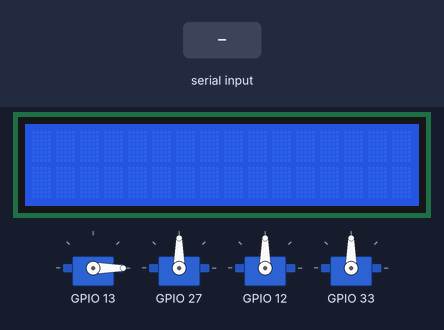
The sketch below on a simulated ESP32. Parts: 16×2 character LCD, 4 × servo. The inputs (shaded band) are chosen by the test bench.

Above: at 1.2 s.
1.3 s: "5\n" received over Serial
At 3.0 s:
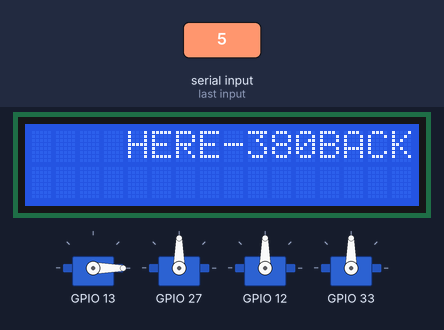
4.3 s: "90,45\n" received over Serial
At 6.6 s:
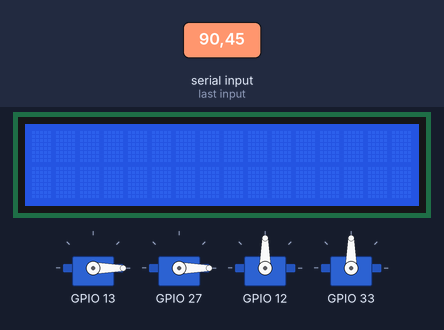
7.3 s: "30,150\n" received over Serial
At 8.6 s:
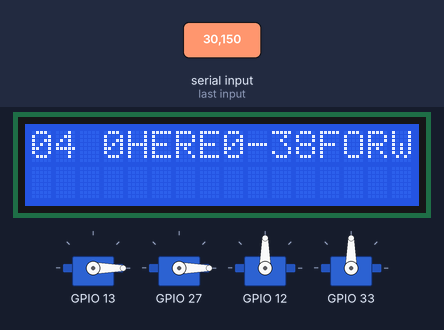
9.8 s: "90\n" received over Serial
At 12.7 s:
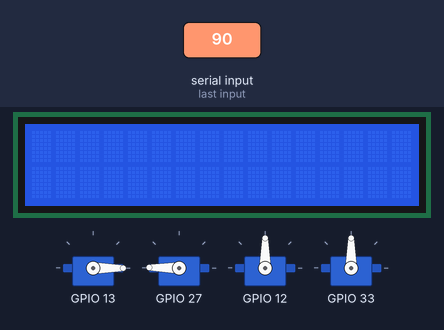
12.8 s: "200\n" received over Serial
At 15.1 s:
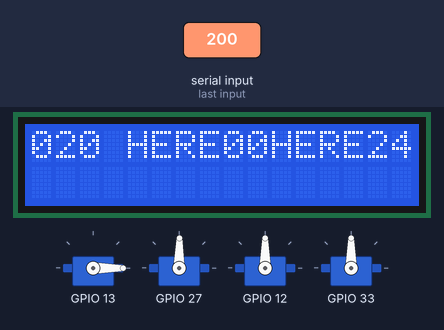
15.4 s: "90,45\n" received over Serial
At 17.0 s:
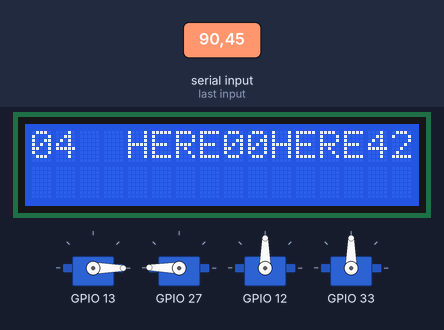
Timing chart, 0 to 18.5 s (numbered marks = the images above; inputs shaded):
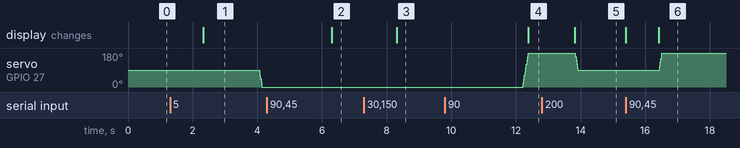

The sketch:

KinectMotors.ino
```cpp
#include <LiquidCrystal_I2C.h>
#include <Servo.h>

const int TC74_address = 0b1001000;

LiquidCrystal_I2C lcd(0x27,16,2); // set the LCD address to 0x3F for

Servo myservo0;
Servo myservo1;
Servo myservo2;
Servo myservo3;

Servo servos[4] = {myservo0, myservo1, myservo2, myservo3};

// Servos Position Tracking
// 0: fully extended
// 1: middle
// 2: fully retracted
int servosPosition[4] = {0,2,0,2};

void setup() {

    // LCD
    lcd.begin(23, 22);// initialize the lcd with SDA and SCL pins
    lcd.backlight();// Turn on backlight
    lcd.setCursor(0,0);//set the cursor position to the first line

    // SERVOS
    servos[0].attach(13);  // attaches the servo on pin 13 to the servo object
    servos[1].attach(27);
    servos[2].attach(12);
    servos[3].attach(33);

    servos[0].write(0);
    servos[1].write(90);

    Serial.begin(9600);
}

void loop() {

    String incoming_string;

    if (Serial.available() > 0) {
        lcd.clear();
        incoming_string = Serial.readString();
//        lcd.print(incoming_string);
        char up_left = incoming_string.charAt(1);
        char up_right = incoming_string.charAt(3);
        char down_left = incoming_string.charAt(5);
        char down_right = incoming_string.charAt(7);
        lcd.print(up_left);
        lcd.print(up_right);
        lcd.print(down_left);
        lcd.print(down_right);

        updatePosition(up_left - '0', 0);
        updatePosition(up_right - '0', 1);
    }
}

void updatePosition(int target_pos, int servoNum) {
  lcd.print("HERE");
  lcd.print(target_pos);
  int current_pos = servosPosition[servoNum];
  lcd.print(current_pos);
  if (current_pos < target_pos) {
    forward(target_pos, servoNum);
  } else if (current_pos > target_pos) {
    backward(target_pos, servoNum);
  }
}

void forward(int target_pos, int servoNum) {
  lcd.print("FORWARD");
  int current_pos = servosPosition[servoNum];

  int current_degrees = servosPosition[servoNum]*45;
  int target_degrees = 45*target_pos - 1;
  for (int pos = current_degrees; pos <= target_degrees; pos += 1) {
    servos[servoNum].write(pos); // in steps of 1 degree
    delay(1);
  }
  servosPosition[servoNum] = target_pos;
}

void backward(int target_pos, int servoNum) {
  lcd.print("BACKWARDS");

  int current_pos = servosPosition[servoNum];

  int current_degrees = servosPosition[servoNum]*45;
  int target_degrees = 45*target_pos - 1;
  for (int pos = current_degrees; pos >= target_degrees; pos -= 1) {
    servos[servoNum].write(pos); // in steps of 1 degree
    delay(1);
  }
  servosPosition[servoNum] = target_pos;
}
```

Measured:
- after the input at 1.3 s, servo on GPIO 27: 90° → 0° after 2.8 s; the display: changes after 1.0 s (image 1)
- after the input at 4.3 s, the display: changes after 2.0 s (image 2)
- after the input at 7.3 s, the display: changes after 1.0 s (image 3)
- after the input at 9.8 s, the display: changes after 2.6 s (image 4)
- after the input at 12.8 s, the display: changes after 1.0 s (image 5)
- after the input at 15.4 s, servo on GPIO 27: 89° → 179° after 1.0 s; the display: first changes at once (image 6 shows a later state)
